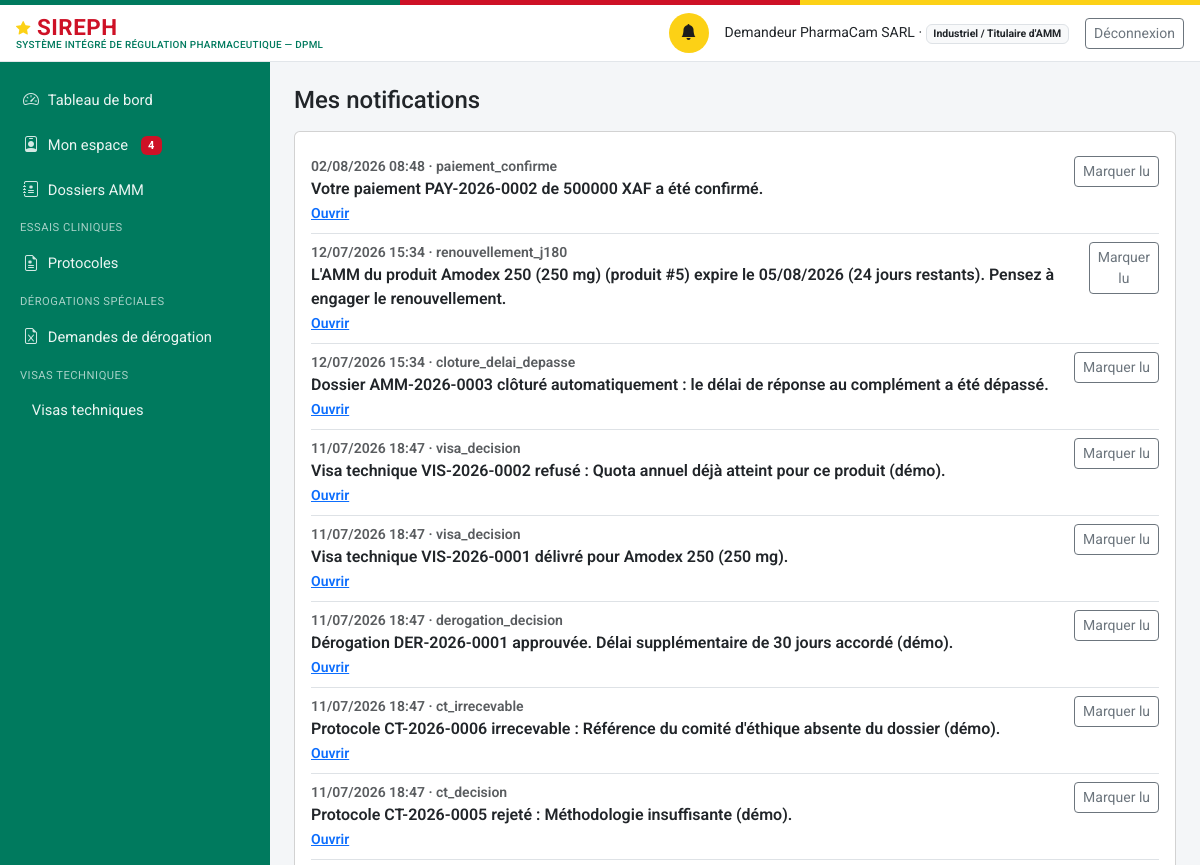
The app's page /notifications (signed in, upper part), older data.
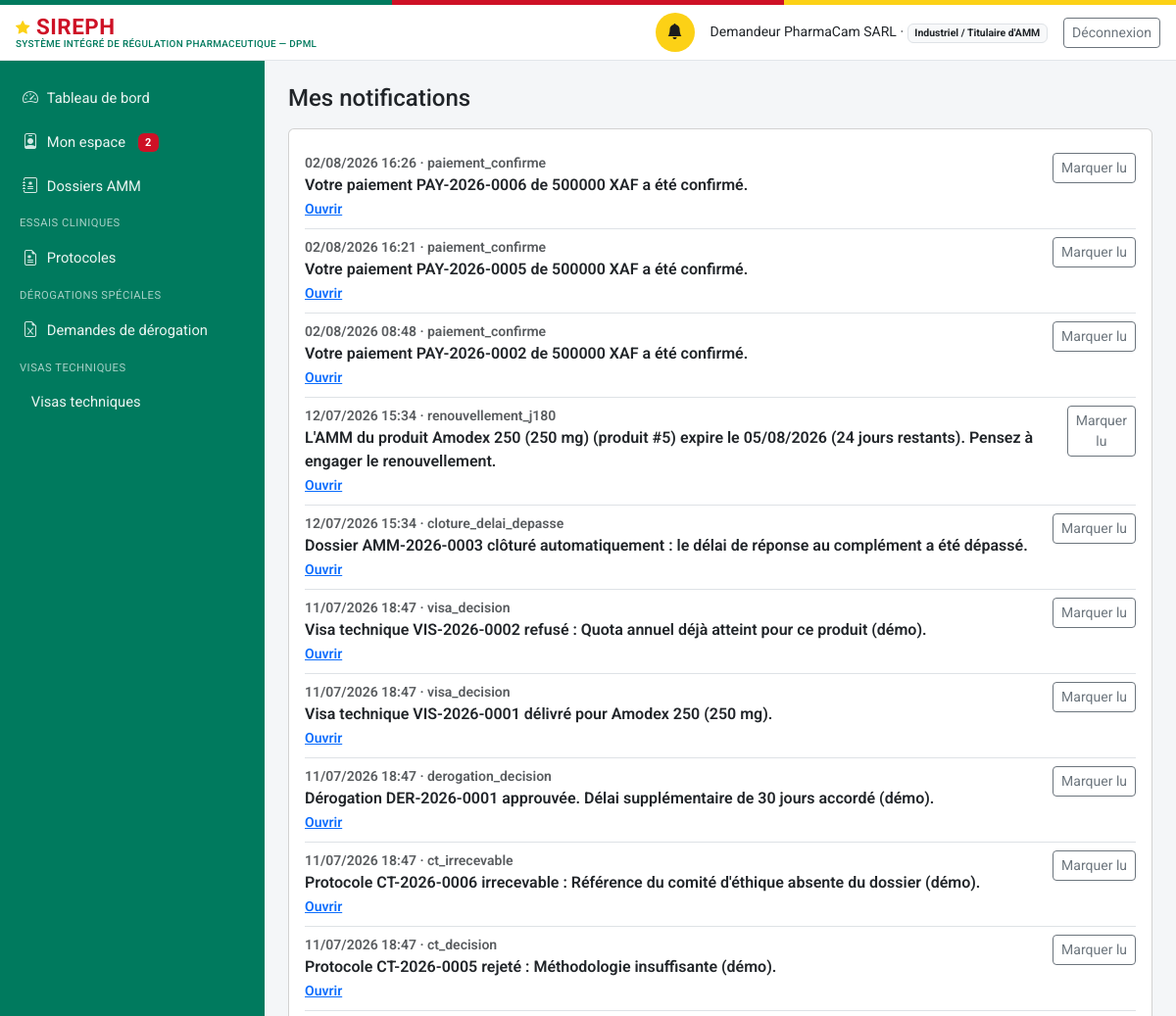
The same page, newer data.
### models.py (models this page shows)
class Notification(db.Model):
    id = db.Column(db.Integer, primary_key=True)
    destinataire_id = db.Column(db.Integer, db.ForeignKey("personne.id"), nullable=False, index=True)
    type = db.Column(db.String(60), nullable=False)
    contenu = db.Column(db.Text, nullable=False)
    statut_lecture = db.Column(db.String(10), nullable=False, default="non_lue")  # non_lue | lue
    date_creation = db.Column(db.DateTime, default=datetime.utcnow)
    lien = db.Column(db.String(300), nullable=True)
    destinataire = db.relationship("Personne", foreign_keys=[destinataire_id])

### app.py (the view)
@app.route("/notifications")
@login_required
def notifications_liste():
    notifs = Notification.query.filter_by(destinataire_id=current_user().id) \
        .order_by(Notification.date_creation.desc()).all()
    return render_template("notifications.html", notifications=notifs)

### auth.py (called while the page is built)
def current_user():
    uid = session.get("user_id")
    if not uid:
        return None
    return db.session.get(Personne, uid)

def login_required(view):
    @wraps(view)
    def wrapped(*a, **kw):
        if not current_user():
            return redirect(url_for("login", next=request.path))
        return view(*a, **kw)
    return wrapped

### models.py (called while the page is built)
    @property
    def role_label(self):
        from permissions import ROLES
        return ROLES.get(self.role_systeme, self.role_systeme)

    @property
    def est_externe(self):
        from permissions import est_externe
        return est_externe(self.role_systeme)

### paiements.py (called while the page is built, shortened)
def _demandeur(paiement):
    if paiement.entite_type == "DossierAMM":
        d = DossierAMM.query.get(paiement.entite_id)
        return d.demandeur if d else None
    if paiement.entite_type == "DemandeLicence":
        demande = DemandeLicence.query.get(paiement.entite_id)
        if not demande:
            return None
        return Personne.query.filter_by(
            etablissement_rattachement_id=demande.etablissement_id, role_systeme="demandeur_externe").first()

### permissions.py (called while the page is built)
def est_externe(role):
    return role in ROLES_EXTERNES

### templates/notifications.html (shortened to what this page needs)
{% extends "base.html" %}
{% block content %}
<h4 class="mb-3">Mes notifications</h4>
<div class="card">
  <div class="card-body">
    {% for n in notifications %}
      <div class="d-flex justify-content-between align-items-start border-bottom py-2 {{ '' if n.statut_lecture=='lue' else 'fw-semibold' }}">
        <div>
          <div class="small text-muted">{{ n.date_creation.strftime('%d/%m/%Y %H:%M') }} · {{ n.type }}</div>
          <div>{{ n.contenu }}</div>
          {% if n.lien %}<a href="{{ n.lien }}" class="small">Ouvrir</a>{% endif %}
        </div>
        {% if n.statut_lecture == "non_lue" %}
        <form method="post" action="{{ url_for('notification_lire', id=n.id) }}">
          <button class="btn btn-sm btn-outline-secondary">Marquer lu</button>
        </form>
        {% else %}
        <span class="badge bg-light text-dark">Lue</span>
        {% endif %}
      </div>
    {% else %}
      <div class="text-muted">Aucune notification ne correspond à ces critères.</div>
    {% endfor %}
  </div>
</div>
{% endblock %}

### templates/base.html (shortened to what the changed rows need)
<!doctype html>
<html lang="fr">
<head>
<link href="https://cdn.jsdelivr.net/npm/bootstrap@5.3.3/dist/css/bootstrap.min.css" rel="stylesheet">
<link href="https://cdn.jsdelivr.net/npm/bootstrap-icons@1.11.3/font/bootstrap-icons.css" rel="stylesheet">
<link href="{{ url_for('static', filename='css/style.css') }}" rel="stylesheet">
</head>
<body>
<div class="sireph-layout">
  {% if current_user %}
  <nav id="sireph-sidebar" class="offcanvas-lg offcanvas-start sireph-sidebar" tabindex="-1"
       aria-label="Navigation principale">
    <div class="offcanvas-body d-flex flex-column p-0">
      <ul class="nav nav-pills flex-column">
        {% if current_user.est_externe %}
        <li class="nav-item">
          <a class="nav-link {{ 'active' if request.path == '/mon-espace' }}"
             href="{{ url_for('profils.mon_espace') }}">
            <i class="bi bi-person-badge"></i> Mon espace
            {%- if paiements_dus %}
            <span class="badge bg-danger ms-1">{{ paiements_dus }}</span>
            {%- endif %}
          </a>
        </li>
        {% endif %}
      </ul>
    </div>
  </nav>
  {% endif %}
  <main id="contenu-principal" class="sireph-content">
    {% block content %}{% endblock %}
  </main>
</div>
</body>
</html>

Row changes from the older to the newer data that the page shows:
added Notification: date_creation "02/08/2026 16:26", type "paiement_confirme", contenu "Votre paiement PAY-2026-0006 de 500000 XAF a été confirmé."
added Notification: date_creation "02/08/2026 16:21", type "paiement_confirme", contenu "Votre paiement PAY-2026-0005 de 500000 XAF a été confirmé."
Text that changed along with them:
{{ paiements_dus }}: "4" → "2"
